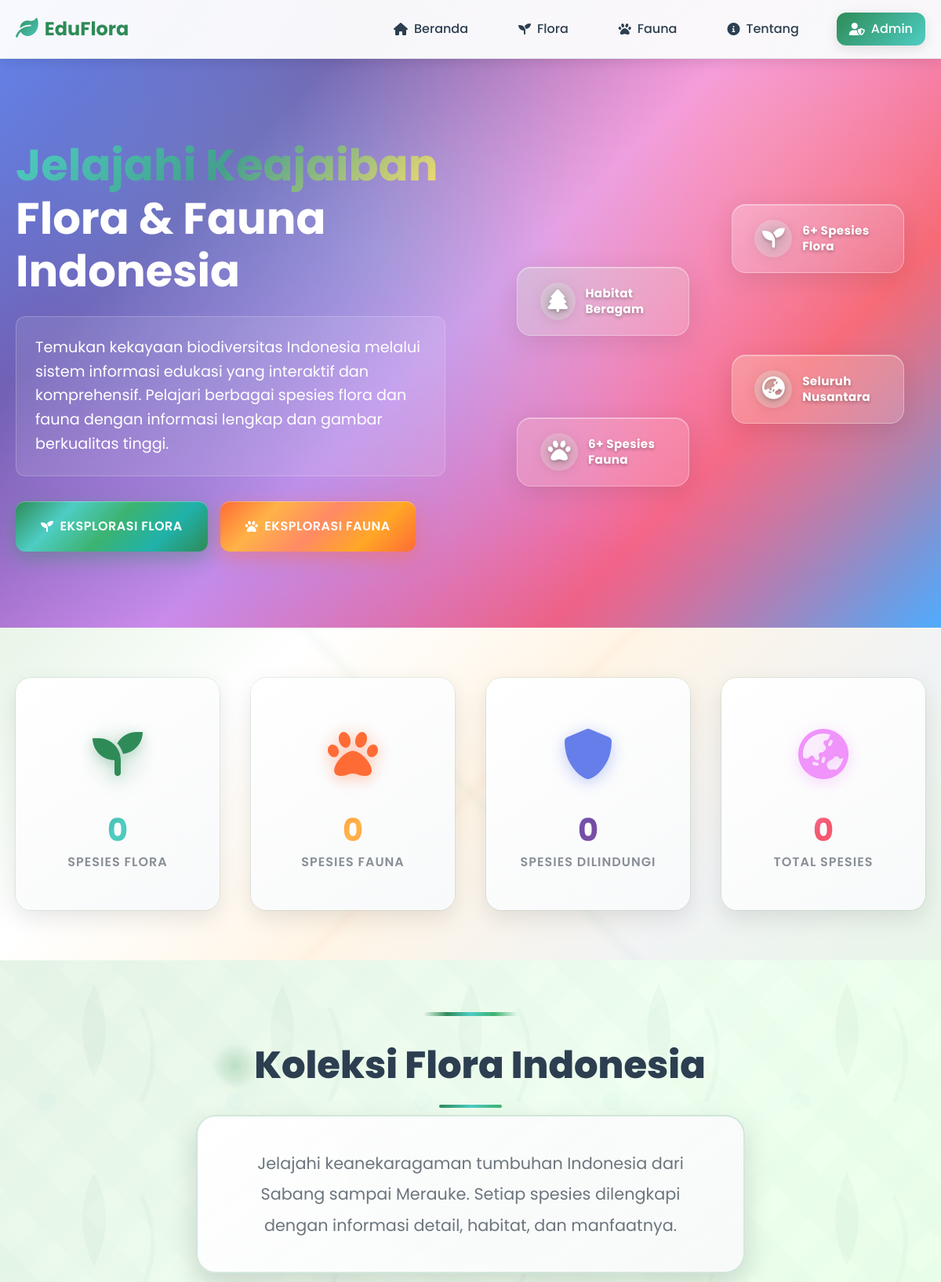
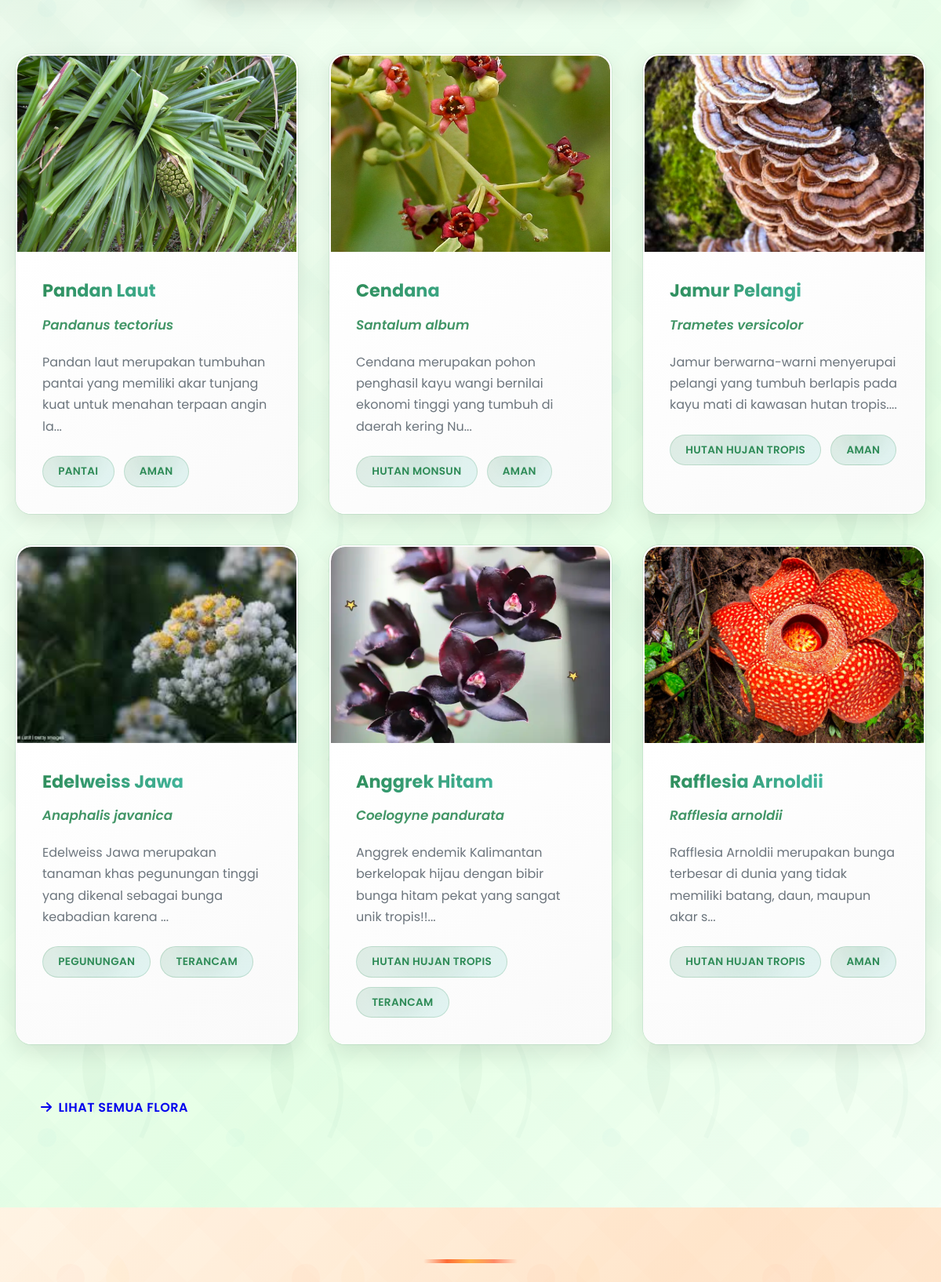
The page / (upper part) on the database its author committed (2 pictures, top to bottom).
### tables this page shows
CREATE TABLE `flora` (
  `id` int NOT NULL,
  `nama` varchar(255) NOT NULL,
  `nama_ilmiah` varchar(255) NOT NULL,
  `deskripsi` text NOT NULL,
  `habitat` varchar(255) NOT NULL,
  `habitat_detail` text,
  `asal_daerah` varchar(255) NOT NULL,
  `status_konservasi` enum('Aman','Terancam','Langka','Kritis','Punah di Alam') DEFAULT 'Aman',
  `manfaat` text,
  `ciri_khusus` text,
  `image` varchar(500) DEFAULT 'assets/images/default-flora.jpg',
  `created_at` timestamp NULL DEFAULT CURRENT_TIMESTAMP,
  `updated_at` timestamp NULL DEFAULT CURRENT_TIMESTAMP ON UPDATE CURRENT_TIMESTAMP
);

### index.php (the view, shortened to what this page needs)
<?php
include 'config/database.php';
$query_flora = "SELECT * FROM flora ORDER BY created_at DESC LIMIT 6";
$result_flora = mysqli_query($conn, $query_flora);
$flora_count = mysqli_fetch_assoc(mysqli_query($conn, "SELECT COUNT(*) as total FROM flora"))['total'];
$fauna_count = mysqli_fetch_assoc(mysqli_query($conn, "SELECT COUNT(*) as total FROM fauna"))['total'];
$total_species = $flora_count + $fauna_count;
$protected_species = mysqli_fetch_assoc(mysqli_query($conn, "SELECT COUNT(*) as total FROM (SELECT id FROM flora WHERE status_konservasi IN ('Terancam', 'Langka', 'Kritis') UNION ALL SELECT id FROM fauna WHERE status_konservasi IN ('Terancam', 'Langka', 'Kritis')) as protected"))['total'];
?>
<!DOCTYPE html>
<html lang="id">
<head>
    <link rel="stylesheet" href="assets/css/style.css">
    <link rel="stylesheet" href="https://cdnjs.cloudflare.com/ajax/libs/font-awesome/6.0.0/css/all.min.css">
</head>
<body>
    <nav class="navbar">
        <div class="nav-container">
            <div class="nav-logo">
                <i class="fas fa-leaf"></i>
                <span>EduFlora</span>
            </div>
            <ul class="nav-menu">
                <li><a href="#home" class="nav-link"><i class="fas fa-home"></i> Beranda</a></li>
                <li><a href="#flora" class="nav-link"><i class="fas fa-seedling"></i> Flora</a></li>
                <li><a href="#fauna" class="nav-link"><i class="fas fa-paw"></i> Fauna</a></li>
                <li><a href="#about" class="nav-link"><i class="fas fa-info-circle"></i> Tentang</a></li>
                <li><a href="admin/login.php" class="nav-link admin-btn"><i class="fas fa-user-shield"></i> Admin</a></li>
            </ul>
        </div>
    </nav>
    <section id="home" class="hero">
        <div class="container">
            <div class="hero-content">
                <div class="hero-text">
                    <h1 class="hero-title">
                        <span class="gradient-text">Jelajahi Keajaiban</span><br>
                        Flora & Fauna Indonesia
                    </h1>
                    <p class="hero-description">
                        Temukan kekayaan biodiversitas Indonesia melalui sistem informasi edukasi yang interaktif dan komprehensif.
                        Pelajari berbagai spesies flora dan fauna dengan informasi lengkap dan gambar berkualitas tinggi.
                    </p>
                    <div class="hero-buttons">
                        <a href="#flora" class="btn btn-primary">
                            <i class="fas fa-seedling"></i> Eksplorasi Flora
                        </a>
                        <a href="#fauna" class="btn btn-secondary">
                            <i class="fas fa-paw"></i> Eksplorasi Fauna
                        </a>
                    </div>
                </div>
                <div class="hero-image">
                    <div class="floating-card">
                        <i class="fas fa-seedling"></i>
                        <span><?php echo $flora_count; ?>+ Spesies Flora</span>
                    </div>
                    <div class="floating-card">
                        <i class="fas fa-paw"></i>
                        <span><?php echo $fauna_count; ?>+ Spesies Fauna</span>
                    </div>
                    <div class="floating-card">
                        <i class="fas fa-tree"></i>
                        <span>Habitat Beragam</span>
                    </div>
                    <div class="floating-card">
                        <i class="fas fa-globe-asia"></i>
                        <span>Seluruh Nusantara</span>
                    </div>
                </div>
            </div>
        </div>
    </section>
    <section class="stats">
        <div class="container">
            <div class="stats-grid">
                <div class="stat-card">
                    <div class="stat-icon">
                        <i class="fas fa-seedling"></i>
                    </div>
                    <div class="stat-number" data-target="<?php echo $flora_count; ?>">0</div>
                    <div class="stat-label">Spesies Flora</div>
                </div>
                <div class="stat-card">
                    <div class="stat-icon">
                        <i class="fas fa-paw"></i>
                    </div>
                    <div class="stat-number" data-target="<?php echo $fauna_count; ?>">0</div>
                    <div class="stat-label">Spesies Fauna</div>
                </div>
                <div class="stat-card">
                    <div class="stat-icon">
                        <i class="fas fa-shield-alt"></i>
                    </div>
                    <div class="stat-number" data-target="<?php echo $protected_species; ?>">0</div>
                    <div class="stat-label">Spesies Dilindungi</div>
                </div>
                <div class="stat-card">
                    <div class="stat-icon">
                        <i class="fas fa-globe-asia"></i>
                    </div>
                    <div class="stat-number" data-target="<?php echo $total_species; ?>">0</div>
                    <div class="stat-label">Total Spesies</div>
                </div>
            </div>
        </div>
    </section>
    <section id="flora" class="flora-section">
        <div class="container">
            <div class="section-header">
                <h2 class="section-title">
                    Koleksi Flora Indonesia
                </h2>
                <p class="section-description">
                    Jelajahi keanekaragaman tumbuhan Indonesia dari Sabang sampai Merauke.
                    Setiap spesies dilengkapi dengan informasi detail, habitat, dan manfaatnya.
                </p>
            </div>
            <div class="flora-grid">
                <?php if(mysqli_num_rows($result_flora) > 0): ?>
                    <?php while($flora = mysqli_fetch_assoc($result_flora)): ?>
                        <div class="flora-card">
                            <div class="card-image">
                                <img src="<?php echo $flora['image']; ?>" alt="<?php echo $flora['nama']; ?>">
                            </div>
                            <div class="card-content">
                                <h3 class="card-title"><?php echo $flora['nama']; ?></h3>
                                <p class="card-scientific"><?php echo $flora['nama_ilmiah']; ?></p>
                                <p class="card-description"><?php echo substr($flora['deskripsi'], 0, 100); ?>...</p>
                                <div class="card-tags">
                                    <span class="tag"><?php echo $flora['habitat']; ?></span>
                                    <span class="tag"><?php echo $flora['status_konservasi']; ?></span>
                                </div>
                            </div>
                        </div>
                    <?php endwhile; ?>
                <?php endif; ?>
            </div>
            <div class="section-footer">
                <a href="flora.php" class="btn btn-outline">
                    <i class="fas fa-arrow-right"></i> Lihat Semua Flora
                </a>
            </div>
        </div>
    </section>
    <section id="fauna" class="fauna-section">
    </section>
</body>
</html>

### rows shown on the page
flora: image (picture), nama "Pandan Laut", nama_ilmiah "Pandanus tectorius", deskripsi "Pandan laut merupakan tumbuhan pantai yang memiliki akar tunjang kuat untuk menahan terpaan angin la", habitat "PANTAI", status_konservasi "AMAN"
flora: image (picture), nama "Cendana", nama_ilmiah "Santalum album", deskripsi "Cendana merupakan pohon penghasil kayu wangi bernilai ekonomi tinggi yang tumbuh di daerah kering Nu", habitat "HUTAN MONSUN", status_konservasi "AMAN"
flora: image (picture), nama "Jamur Pelangi", nama_ilmiah "Trametes versicolor", deskripsi "Jamur berwarna-warni menyerupai pelangi yang tumbuh berlapis pada kayu mati di kawasan hutan tropis.", habitat "HUTAN HUJAN TROPIS", status_konservasi "AMAN"
flora: image (picture), nama "Edelweiss Jawa", nama_ilmiah "Anaphalis javanica", deskripsi "Edelweiss Jawa merupakan tanaman khas pegunungan tinggi yang dikenal sebagai bunga keabadian karena", habitat "PEGUNUNGAN", status_konservasi "TERANCAM"
flora: image (picture), nama "Anggrek Hitam", nama_ilmiah "Coelogyne pandurata", deskripsi "Anggrek endemik Kalimantan berkelopak hijau dengan bibir bunga hitam pekat yang sangat unik tropis!!", habitat "HUTAN HUJAN TROPIS", status_konservasi "TERANCAM"
flora: image (picture), nama "Rafflesia Arnoldii", nama_ilmiah "Rafflesia arnoldii", deskripsi "Rafflesia Arnoldii merupakan bunga terbesar di dunia yang tidak memiliki batang, daun, maupun akar s", habitat "HUTAN HUJAN TROPIS", status_konservasi "AMAN"

### other values the page prints
$flora_count "6"
$fauna_count "6"
